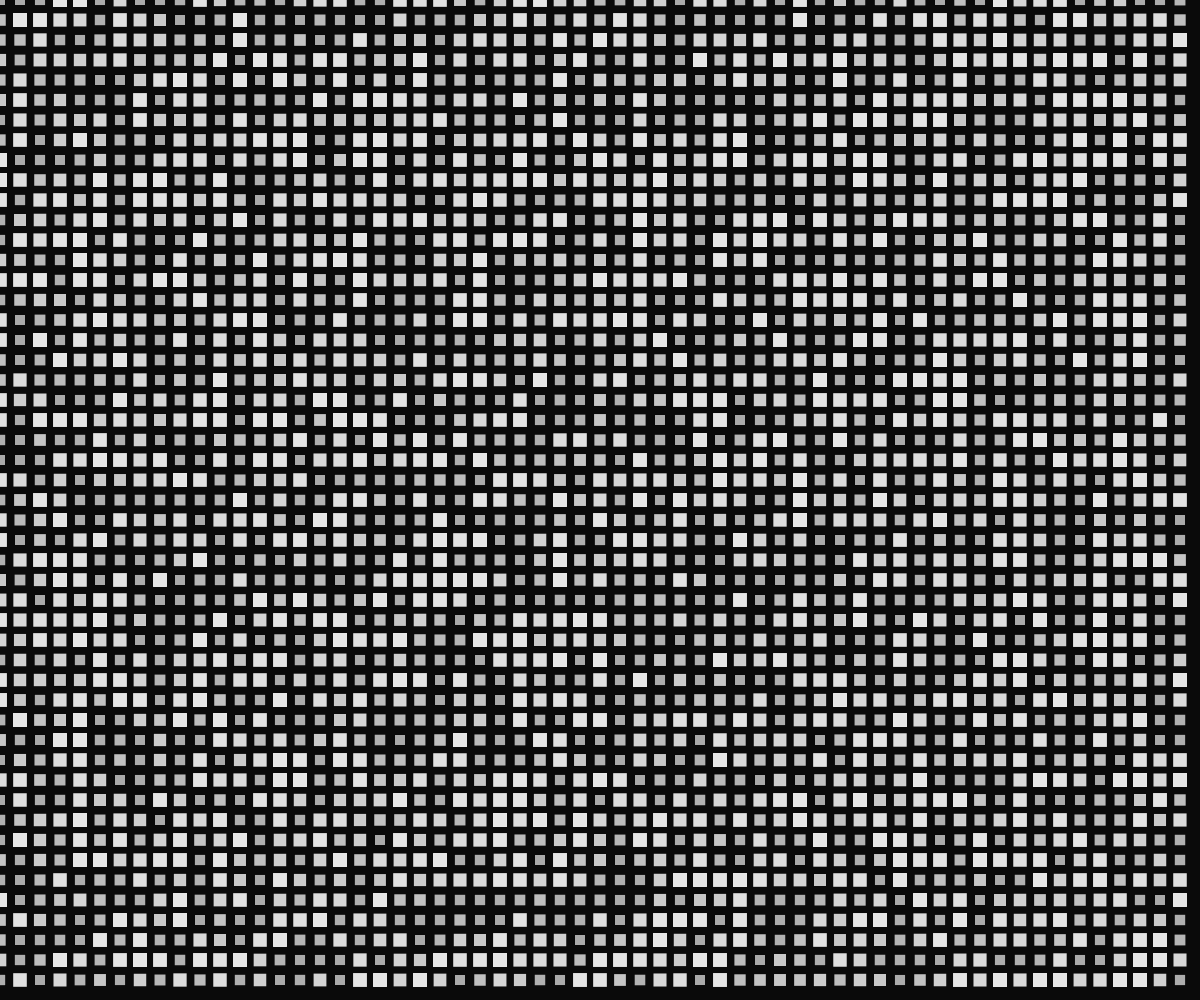
Frame 1 (no input)
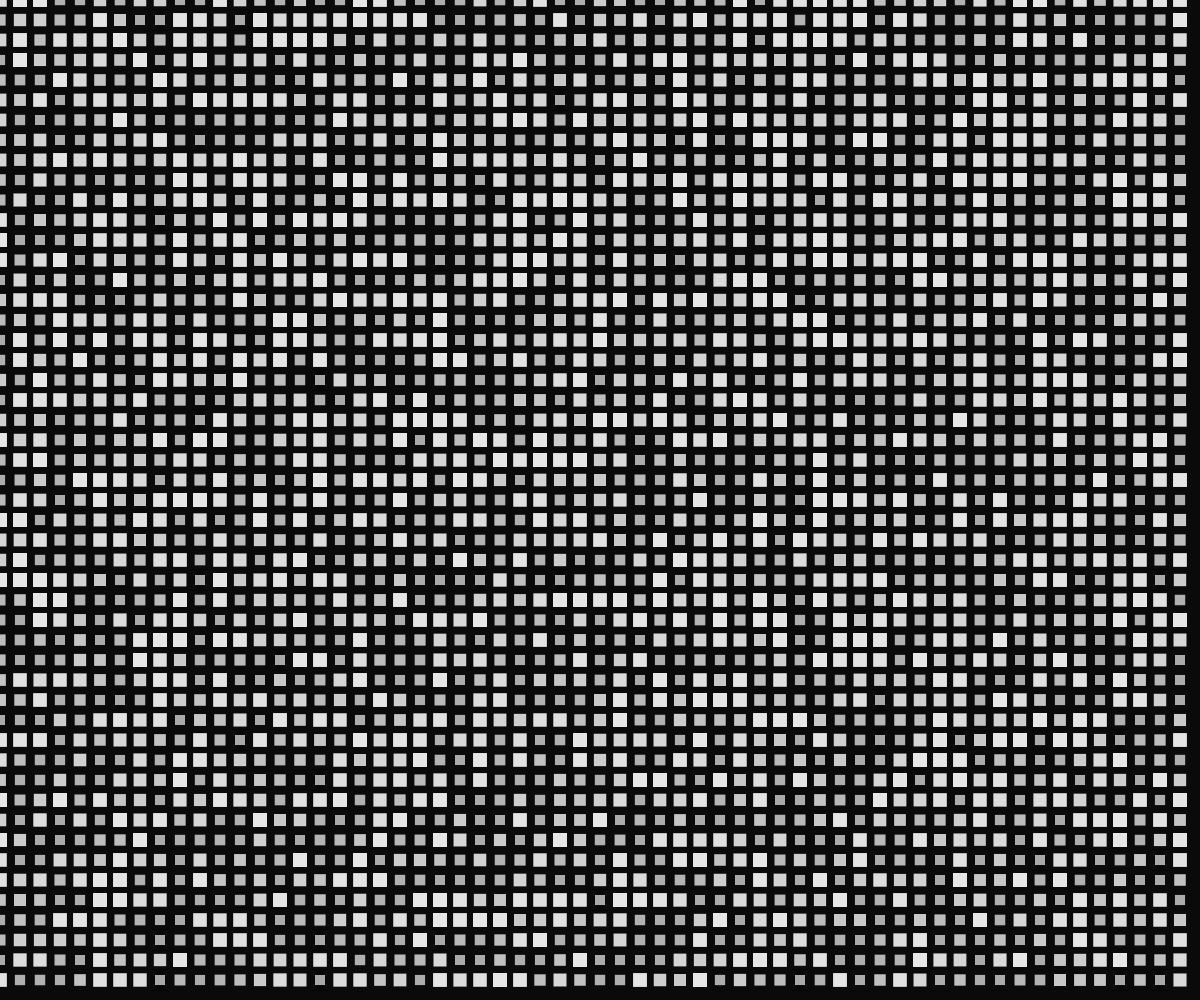
Frame 60 (no input)
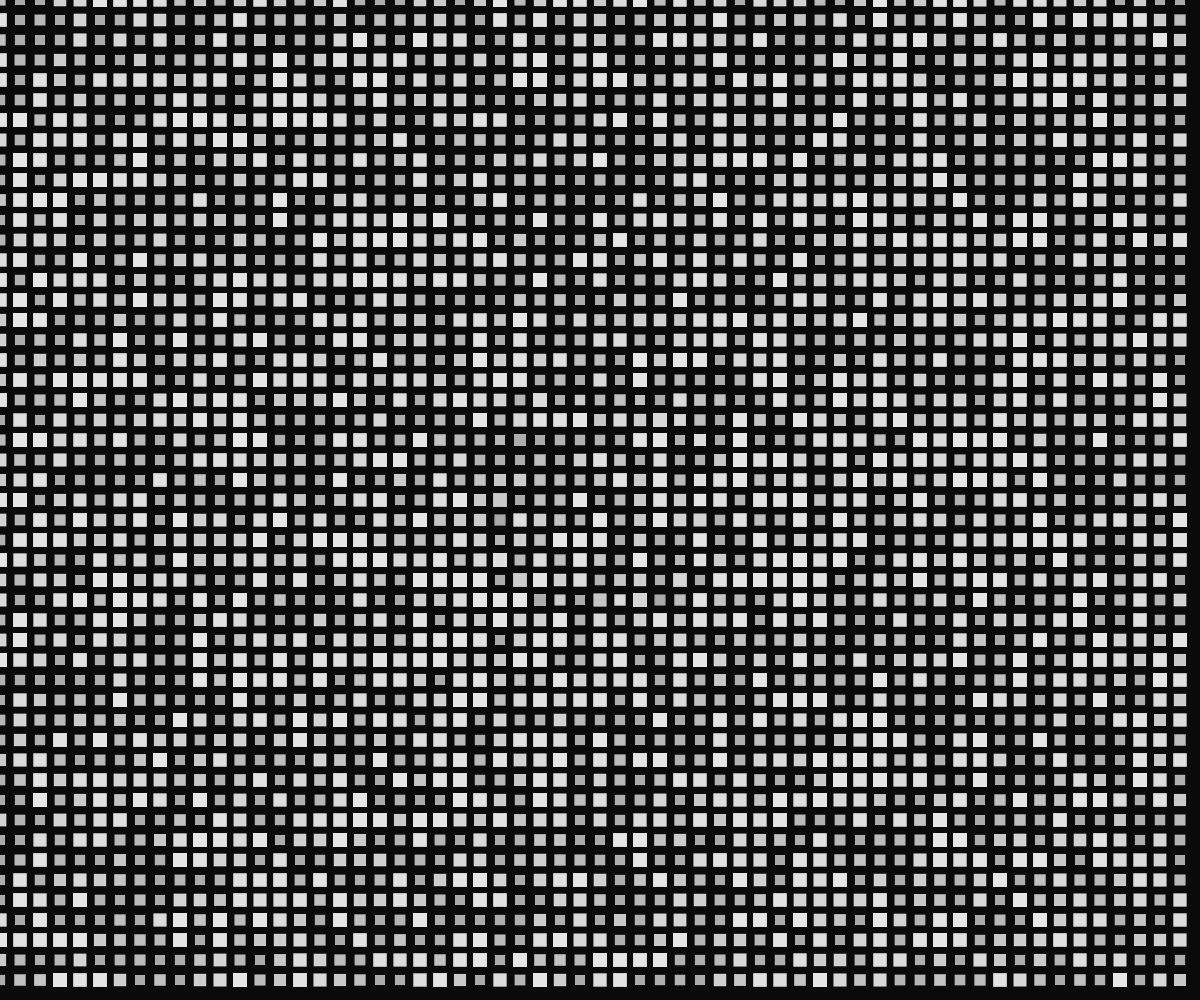
Frame 120 (the mouse pressed at the canvas centre since frame 60)

The p5.js sketch that drew these frames (run headless with seeded random() and noise() and a simulated clock; from frame 60 on, the mouse is pressed at the canvas centre):

// p5.js sketch
// ── sketch.js
let grid = [];
let gridSize = 20;
let squareSize = 12;
let waveRadius = 0;
let waveSpeed = 2;
let waveCenter = { x: 0, y: 0 };
let waveActive = false;

function setup() {
  createCanvas(windowWidth, windowHeight);
  // Initialize grid of squares
  for (let y = 0; y < height; y += gridSize) {
    for (let x = 0; x < width; x += gridSize) {
      grid.push({
        x: x,
        y: y,
        pulse: random(0, 1),
        pulseSpeed: random(0.005, 0.015),
        baseSize: squareSize
      });
    }
  }
}

function draw() {
  background(10);
  
  // Update and display squares
  for (let i = 0; i < grid.length; i++) {
    let s = grid[i];
    
    // Pulsate the square
    s.pulse += s.pulseSpeed;
    if (s.pulse > 1) s.pulse = 0;
    
    // Calculate size based on pulse
    let size = s.baseSize + sin(s.pulse * TWO_PI) * 2;
    
    // Check if wave is active and affects this square
    if (waveActive) {
      let d = dist(s.x, s.y, waveCenter.x, waveCenter.y);
      if (d < waveRadius && d > waveRadius - 20) {
        // Temporary disruption to pulse
        s.pulseSpeed = random(0.01, 0.03);
        s.pulse += random(-0.2, 0.2);
      } else if (d < waveRadius - 20) {
        // Reset pulse speed after wave passes
        s.pulseSpeed = random(0.005, 0.015);
      }
    }
    
    fill(200 + sin(s.pulse * TWO_PI) * 30);
    noStroke();
    rect(s.x - size/2, s.y - size/2, size, size);
  }
  
  // Update wave
  if (waveActive) {
    waveRadius += waveSpeed;
    if (waveRadius > max(width, height)) {
      waveActive = false;
    }
  }
}

function mousePressed() {
  waveCenter.x = mouseX;
  waveCenter.y = mouseY;
  waveRadius = 0;
  waveActive = true;
}

function windowResized() {
  resizeCanvas(windowWidth, windowHeight);
}
